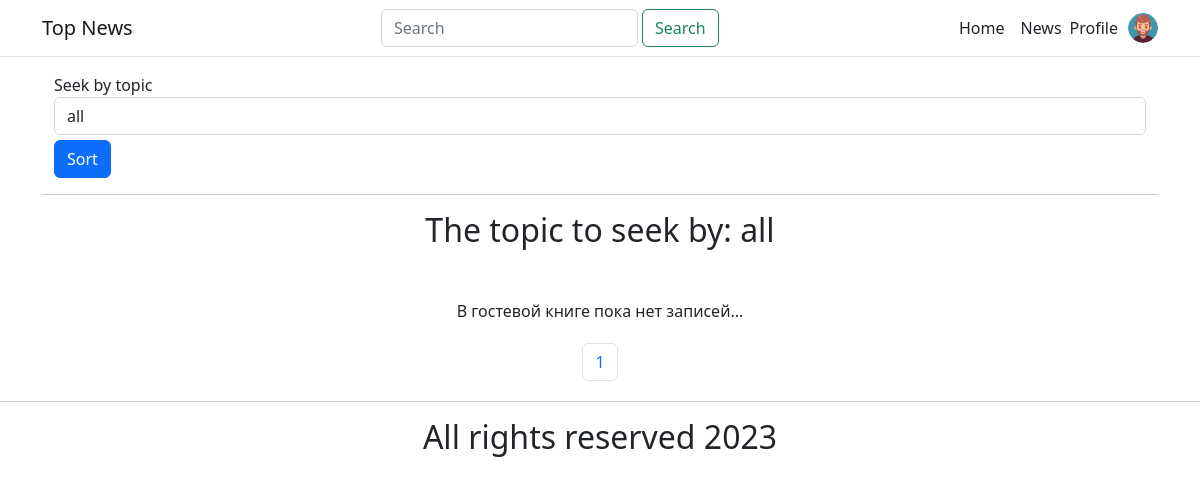
Before: /news.php?topic=all&page=2 with the older database file.
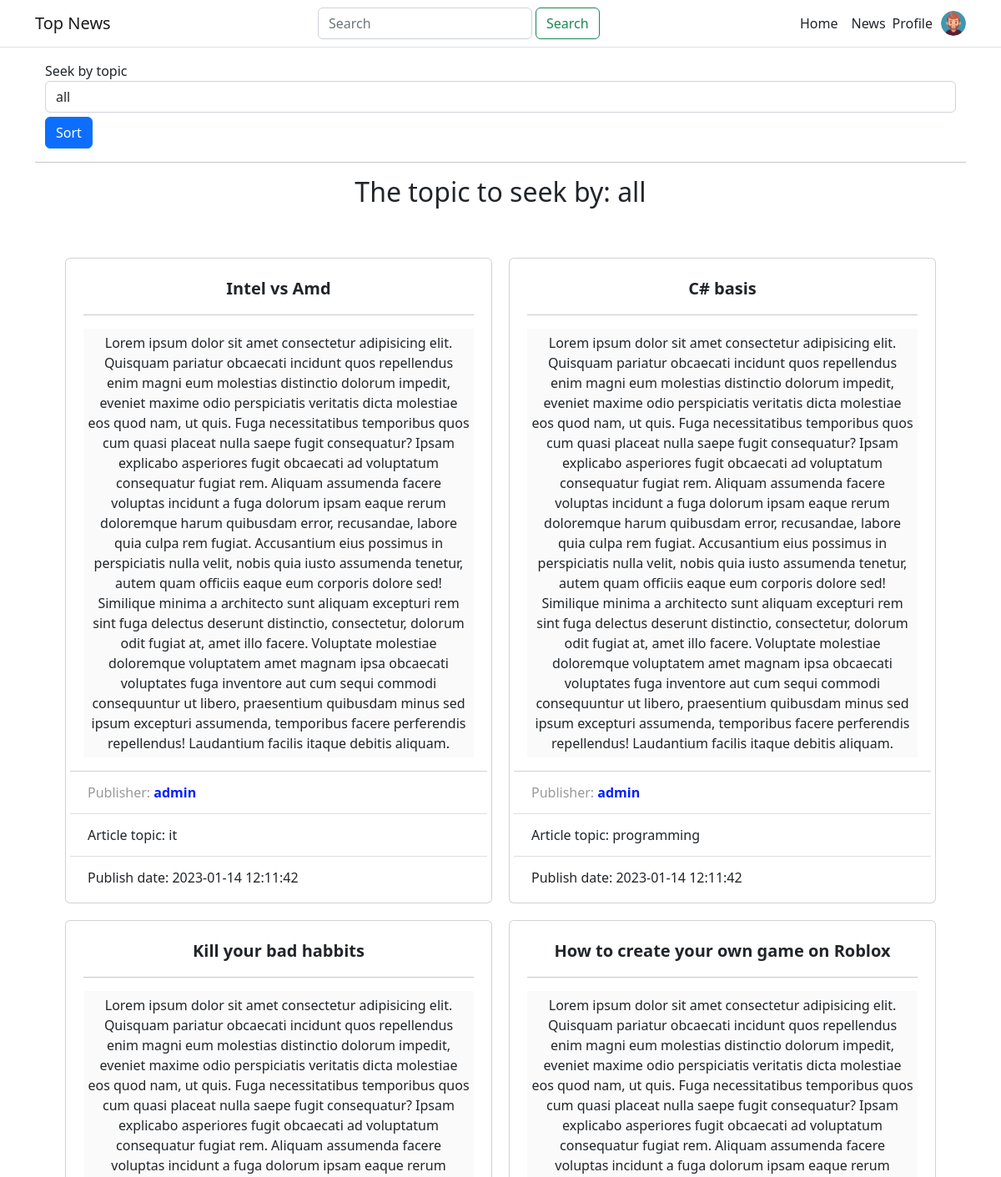
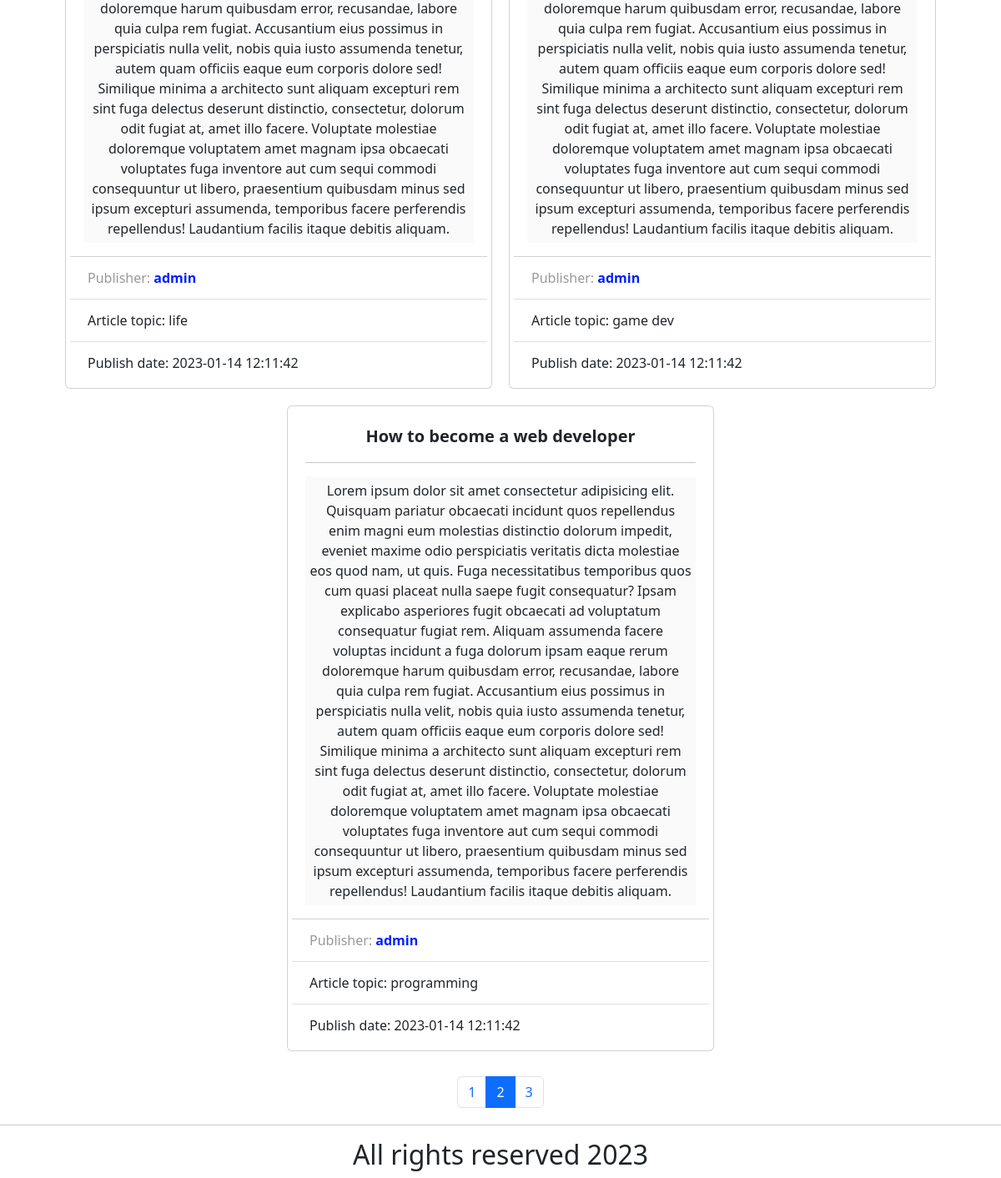
After: the same page with the newer database file (2 pictures, top to bottom).
### tables this page shows
CREATE TABLE `news_table` (
  `id` int(11) NOT NULL,
  `article_author` int(11) DEFAULT NULL,
  `article_date` datetime DEFAULT NULL,
  `article_title` varchar(100) DEFAULT NULL,
  `article_content` text DEFAULT NULL,
  `article_type` varchar(100) DEFAULT NULL
);

CREATE TABLE `users` (
  `user_id` int(11) NOT NULL,
  `log` varchar(255) DEFAULT NULL,
  `pas` varchar(255) DEFAULT NULL
);

### action.php (the view, shortened to what the changed rows need)
<?php
require_once "db-settings/dbconnect.php";
function out($count, $offset = 0, $sort_topic = "all")
{
    global $conn;
    $arr_out = [];
    try {
        if ($sort_topic == "all") {
            if (!$result = $conn->query("SELECT * FROM `news_table` ORDER BY article_date DESC LIMIT " . $count . " OFFSET $offset")) {
                throw new Exception('Error selection from table `news_table`: [' . $conn->error . ']');
            }
        } else {
            if (!$result = $conn->query("SELECT * FROM `news_table` WHERE `article_type` = '" . $sort_topic . "' ORDER BY article_date DESC LIMIT " . $count . " OFFSET " . $offset . "")) {
                throw new Exception('Error selection from table `news_table`: [' . $conn->error . ']');
            }
        }
        while ($row = $result->fetch_assoc()) {
            $arr_out[] = $row;
        }
    } catch (Exception $e) {
        echo $e->getMessage();
    }
    return $arr_out;
}
function get_count_articles($sql)
{
    global $conn;
    try {
        if (!$result = $conn->query($sql)) {
            throw new Exception('Error selection from table `news_table`: [' . $conn->error . ']');
        }
        return $result->fetch_assoc()['COUNT(`article_author`)'];
    } catch (Exception $e) {
        echo $e->getMessage();
    }
}
function out_pages($sort_topic="all", $current_page = 1)
{
    if($sort_topic == "all")
        $search_sql = "SELECT COUNT(`article_author`) FROM news_table;";
    else
        $search_sql = "SELECT COUNT(`article_author`) FROM news_table WHERE `article_type` = '".$sort_topic."'";
    $count_articles = get_count_articles($search_sql);
    $str = '<div class="pages"><ul class="pagination justify-content-center" style="margin:20px 0">';
    $n = 1;
    for ($i = 0; $i < $count_articles; $i += 5) {
        if($n == $current_page)
            $str .= '<li class="page-item"><a class="page-link active" href="news.php?topic='.$sort_topic.'&page=' . $n . '">' . $n . '</a></li>';
        else
            $str .= '<li class="page-item"><a class="page-link" href="news.php?topic='.$sort_topic.'&page=' . $n . '">' . $n . '</a></li>';
        $n++;
    }
    $str .= '</ul></div>';
    return $str;
}
function get_article_item($row)
{
    return '<div class="article__item card">
                    <div class="card-body">
                        <div class="article__title card-title">' . $row["article_title"] . '</div>
                        <hr>
                        <div class="article__content card-text">' . $row["article_content"] . '</div>
                    </div>
                    <ul class="list-group list-group-flush">
                        <li class="list-group-item">
                            <div class="article__publisher">Publisher: <span class="user__name">' . get_username_by_id($row["article_author"]) . '</span></div>
                        </li>
                        <li class="list-group-item">
                            <div class="article__date">Article topic: ' . $row["article_type"] . ' </div>
                        </li>
                        <li class="list-group-item">
                            <div class="article__date">Publish date: ' . $row["article_date"] . '</div>
                        </li>
                    </ul>
                </div>';
}
function get_username_by_id($id)
{
    global $conn;
    $sql = "SELECT `users`.log FROM `users` WHERE `users`.user_id = $id;";
    try {
        if (!$result = $conn->query($sql)) {
            throw new Exception('Error selection from table `news_table`: [' . $conn->error . ']');
        }
        return $result->fetch_assoc()['log'];;
    } catch (Exception $e) {
        echo $e->getMessage();
    }
}

### news.php (shortened to what the changed rows need)
<?php
require_once "action.php";
include "html-parts/header.php";
?>
<section class="news">
    <div class="news__wrap">
        <div class="container">
            <?php
            if(isset($_GET['topic'])){
                echo "<h2>The topic to seek by: {$_GET['topic']}</h2>";
            }
            else{
                echo "<h2>The topic to seek by: all</h2>";
            }
            echo '<div class="articles__list">';
            if (isset($_GET['topic']) && $_GET['topic'] != "all") {
                $sort_topic = $_GET['topic'];
                $page;
                if (isset($_GET['page'])) {
                    $page = $_GET['page'];
                    $out = out(5, ($page - 1) * 5, $sort_topic);
                } else {
                    $out = out(5, 0, $sort_topic);
                }
                if (count($out) > 0) {
                    foreach ($out as $row) {
                        echo get_article_item($row);
                    }
                } else {
                    echo "В гостевой книге пока нет записей...<br>";
                }
                echo '</div>';
                if(isset($page))
                    echo out_pages($sort_topic, $page);
                else
                    echo out_pages($sort_topic);
            } else {
                if (isset($_GET['page'])) {
                    $page = $_GET['page'];
                    $out = out(5, ($page - 1) * 5);
                } else {
                    $out = out(5);
                }
                if (count($out) > 0) {
                    foreach ($out as $row) {
                        echo get_article_item($row);
                    }
                } else {
                    echo "В гостевой книге пока нет записей...<br>";
                }
                echo '</div>';
                if(isset($page))
                    echo out_pages(current_page:$page);
                else
                    echo out_pages();
            }
            ?>
        </div>
    </div>
</section>
<?php
include "html-parts/footer.php";

Changed rows visible on the page:
added news_table: article_title "Intel vs Amd", article_content "Lorem ipsum dolor sit amet consectetur adipisicing elit. Quisquam pariatur obcaecati incidunt quos repellendus enim magni eum molestias distinctio dolorum impedit, eveniet maxime odio perspiciatis veritatis dicta molestiae eos quod nam, ut quis. Fuga necessitatibus temporibus quos cum quasi placeat nulla saepe fugit consequatur? Ipsam explicabo asperiores fugit obcaecati ad voluptatum consequatur fugiat rem. Aliquam assumenda facere voluptas incidunt a fuga dolorum ipsam eaque rerum doloremque harum quibusdam error, recusandae, labore quia culpa rem fugiat. Accusantium eius possimus in perspiciatis nulla velit, nobis quia iusto assumenda tenetur, autem quam officiis eaque eum corporis…", article_author.log "admin", article_type "it", article_date "2023-01-14 12:11:42"
added news_table: article_title "C# basis", article_content "Lorem ipsum dolor sit amet consectetur adipisicing elit. Quisquam pariatur obcaecati incidunt quos repellendus enim magni eum molestias distinctio dolorum impedit, eveniet maxime odio perspiciatis veritatis dicta molestiae eos quod nam, ut quis. Fuga necessitatibus temporibus quos cum quasi placeat nulla saepe fugit consequatur? Ipsam explicabo asperiores fugit obcaecati ad voluptatum consequatur fugiat rem. Aliquam assumenda facere voluptas incidunt a fuga dolorum ipsam eaque rerum doloremque harum quibusdam error, recusandae, labore quia culpa rem fugiat. Accusantium eius possimus in perspiciatis nulla velit, nobis quia iusto assumenda tenetur, autem quam officiis eaque eum corporis…", article_author.log "admin", article_type "programming", article_date "2023-01-14 12:11:42"
added news_table: article_title "Kill your bad habbits", article_content "Lorem ipsum dolor sit amet consectetur adipisicing elit. Quisquam pariatur obcaecati incidunt quos repellendus enim magni eum molestias distinctio dolorum impedit, eveniet maxime odio perspiciatis veritatis dicta molestiae eos quod nam, ut quis. Fuga necessitatibus temporibus quos cum quasi placeat nulla saepe fugit consequatur? Ipsam explicabo asperiores fugit obcaecati ad voluptatum consequatur fugiat rem. Aliquam assumenda facere voluptas incidunt a fuga dolorum ipsam eaque rerum doloremque harum quibusdam error, recusandae, labore quia culpa rem fugiat. Accusantium eius possimus in perspiciatis nulla velit, nobis quia iusto assumenda tenetur, autem quam officiis eaque eum corporis…", article_author.log "admin", article_type "life", article_date "2023-01-14 12:11:42"
added news_table: article_title "How to create your own game on Roblox", article_content "Lorem ipsum dolor sit amet consectetur adipisicing elit. Quisquam pariatur obcaecati incidunt quos repellendus enim magni eum molestias distinctio dolorum impedit, eveniet maxime odio perspiciatis veritatis dicta molestiae eos quod nam, ut quis. Fuga necessitatibus temporibus quos cum quasi placeat nulla saepe fugit consequatur? Ipsam explicabo asperiores fugit obcaecati ad voluptatum consequatur fugiat rem. Aliquam assumenda facere voluptas incidunt a fuga dolorum ipsam eaque rerum doloremque harum quibusdam error, recusandae, labore quia culpa rem fugiat. Accusantium eius possimus in perspiciatis nulla velit, nobis quia iusto assumenda tenetur, autem quam officiis eaque eum corporis…", article_author.log "admin", article_type "game dev", article_date "2023-01-14 12:11:42"
added news_table: article_title "How to become a web developer", article_content "Lorem ipsum dolor sit amet consectetur adipisicing elit. Quisquam pariatur obcaecati incidunt quos repellendus enim magni eum molestias distinctio dolorum impedit, eveniet maxime odio perspiciatis veritatis dicta molestiae eos quod nam, ut quis. Fuga necessitatibus temporibus quos cum quasi placeat nulla saepe fugit consequatur? Ipsam explicabo asperiores fugit obcaecati ad voluptatum consequatur fugiat rem. Aliquam assumenda facere voluptas incidunt a fuga dolorum ipsam eaque rerum doloremque harum quibusdam error, recusandae, labore quia culpa rem fugiat. Accusantium eius possimus in perspiciatis nulla velit, nobis quia iusto assumenda tenetur, autem quam officiis eaque eum corporis…", article_author.log "admin", article_type "programming", article_date "2023-01-14 12:11:42"
Other visible differences:
new list line: "2"
new list line: "3"
text no longer shown: "В гостевой книге пока нет записей..."
